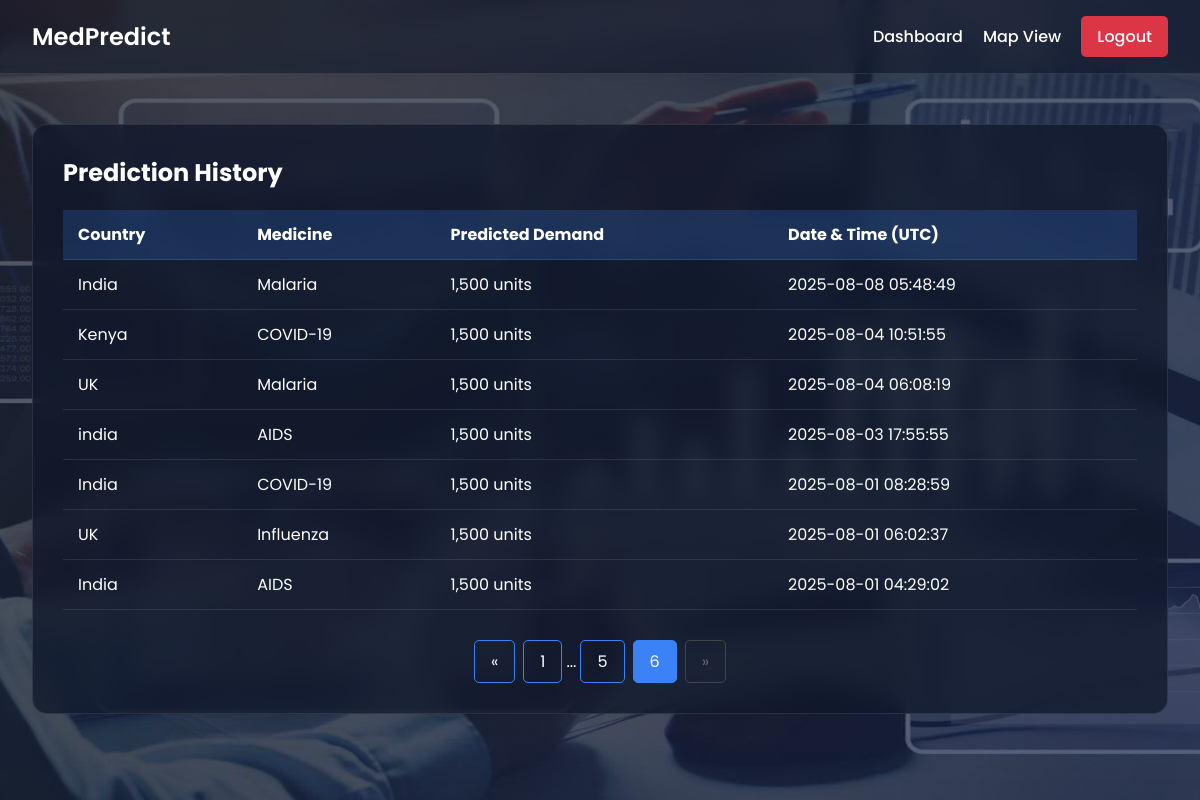
The app's page /history?page=6 (signed in) with its own data.
### app/auth.py (models this page shows)
class Prediction(db.Model):
    id = db.Column(db.Integer, primary_key=True)
    country = db.Column(db.String(100), nullable=False)
    medicine = db.Column(db.String(100), nullable=False)
    predicted_demand = db.Column(db.String(50), nullable=False)
    timestamp = db.Column(db.DateTime, default=datetime.utcnow)
    user_id = db.Column(db.Integer, db.ForeignKey('user.id'))

### app/routes.py (the view)
@main.route('/history')
@login_required
def history():
    page = request.args.get('page', 1, type=int)
    user_predictions = (
        Prediction.query
        .filter_by(user_id=current_user.id)
        .order_by(Prediction.timestamp.desc())
        .paginate(page=page, per_page=10)
    )
    return render_template('history.html', predictions=user_predictions)

### app/auth.py (called while the page is built)
@login_manager.user_loader
def load_user(user_id):
    return User.query.get(int(user_id))

### app/templates/history.html (shortened to what this page needs)
<!DOCTYPE html>
<html lang="en">
<head>
</head>
<body>
    <div class="bg-container">
        <nav class="navbar">
            <a class="navbar-brand" href="/">MedPredict</a>
            <div class="nav-links">
                <a href="/dashboard">Dashboard</a>
                <a href="/map">Map View</a>
                <a href="/logout" class="btn-logout">Logout</a>
            </div>
        </nav>
        <div class="container">
            <div class="history-card">
                <h2>Prediction History</h2>
                <table>
                    <thead>
                        <tr>
                            <th>Country</th>
                            <th>Medicine</th>
                            <th>Predicted Demand</th>
                            <th>Date & Time (UTC)</th>
                        </tr>
                    </thead>
                    <tbody>
                        {% for prediction in predictions.items %}
                        <tr>
                            <td>{{ prediction.country }}</td>
                            <td>{{ prediction.medicine }}</td>
                            <td>{{ prediction.predicted_demand }}</td>
                            <td>{{ prediction.timestamp.strftime('%Y-%m-%d %H:%M:%S') }}</td>
                        </tr>
                        {% endfor %}
                    </tbody>
                </table>
                <div class="pagination">
                    <a href="{{ url_for('main.history', page=predictions.prev_num) }}" class="{{ 'disabled' if not predictions.has_prev else '' }}">&laquo;</a>
                    {% for page_num in predictions.iter_pages(left_edge=1, right_edge=1, left_current=1, right_current=2) %}
                        {% if page_num %}
                            <a href="{{ url_for('main.history', page=page_num) }}" class="{{ 'active' if page_num == predictions.page else '' }}">{{ page_num }}</a>
                        {% else %}...{% endif %}
                    {% endfor %}
                    <a href="{{ url_for('main.history', page=predictions.next_num) }}" class="{{ 'disabled' if not predictions.has_next else '' }}">&raquo;</a>
                </div>
            </div>
        </div>
    </div>
</body>
</html>

### records on screen
Prediction: country "India", medicine "Malaria", predicted_demand "1,500 units", timestamp "2025-08-08 05:48:49"
Prediction: country "Kenya", medicine "COVID-19", predicted_demand "1,500 units", timestamp "2025-08-04 10:51:55"
Prediction: country "UK", medicine "Malaria", predicted_demand "1,500 units", timestamp "2025-08-04 06:08:19"
Prediction: country "india", medicine "AIDS", predicted_demand "1,500 units", timestamp "2025-08-03 17:55:55"
Prediction: country "India", medicine "COVID-19", predicted_demand "1,500 units", timestamp "2025-08-01 08:28:59"
Prediction: country "UK", medicine "Influenza", predicted_demand "1,500 units", timestamp "2025-08-01 06:02:37"
Prediction: country "India", medicine "AIDS", predicted_demand "1,500 units", timestamp "2025-08-01 04:29:02"

### other values on screen
{{ page_num }} "1" "5" "6"
